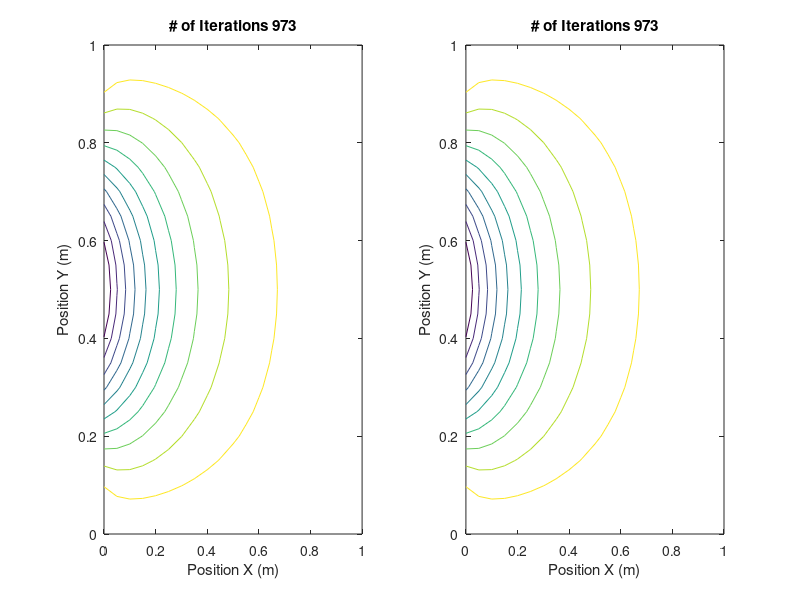

This figure's MATLAB source:
% ---------------- 2-D FDM with Jacobi ----------------
figure(1); subplot(1,2,1);subplot(1,2,2);
Tol=1e-6;
x=0:.05:1;
n = length(x);
h=0.05;
V=zeros(n,n);
Vnew=V;

V(1,:)=1;
V(n,:)=1;
V(:,n)=1;
V(:,1)=cos(2*pi*x);

Vnew(1,:)=1;
Vnew(n,:)=1;
Vnew(:,n)=1;
Vnew(:,1)=cos(2*pi*x);

Err=max(abs(Vnew));
itr=0;
Pitr=0;

while Err>Tol
  itr=itr+1;
  Pitr=Pitr+1;
  Vnew(2:n-1, 2:n-1)= 0.25 * ( ...
      V(1:n-2, 2:n-1) + V(3:n, 2:n-1) + ...
      V(2:n-1, 3:n) + V(2:n-1, 1:n-2));
  Err=max(sum(abs(V-Vnew)));
  V(2:n-1, 2:n-1)=Vnew(2:n-1, 2:n-1);  
  if Pitr==5
      Pitr=0;
      figure(1);subplot(1,2,1);
        [X,Y] = meshgrid(x,x);
        contour(X,Y,V);xlabel('Position X (m)');ylabel('Position Y (m)');drawnow;
  end
end
title(['# of Iterations ' num2str(itr)]);


% --------------- Gauss Seidel --------------- 

x=0:.05:1;
n = length(x);
h=0.05;
V=zeros(n,n);
Vnew=V;

V(1,:)=1;
V(n,:)=1;
V(:,n)=1;
V(:,1)=cos(2*pi*x);

Vnew(1,:)=1;
Vnew(n,:)=1;
Vnew(:,n)=1;
Vnew(:,1)=cos(2*pi*x);

Err=max(abs(Vnew));
itr=0;
Pitr=0;

while Err>Tol
  itr=itr+1;
  Pitr=Pitr+1;
  for i=2:n-1
      for j=2:n-1
        Vnew(i,j)= 0.25 * ( V(i-1, j) + V(i+1, j) + V(i, j+1)+ V(i, j-1) );
      end
  end
  Err=max(sum(abs(V-Vnew)));
  V(2:n-1, 2:n-1)=Vnew(2:n-1, 2:n-1);  
  if Pitr==20
      Pitr=0;
      figure(1);subplot(1,2,2);
        [X,Y] = meshgrid(x,x);
        contour(X,Y,V);xlabel('Position X (m)');ylabel('Position Y (m)');drawnow;
  end
end
title(['# of Iterations ' num2str(itr)]);
